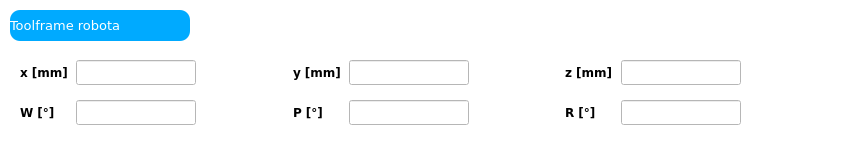
          <widget class="QWidget" name="widget_3" native="true">
           <property name="minimumSize">
            <size>
             <width>850</width>
             <height>100</height>
            </size>
           </property>
           <property name="maximumSize">
            <size>
             <width>900</width>
             <height>150</height>
            </size>
           </property>
           <property name="styleSheet">
            <string notr="true">background-color: rgb(255, 255, 255);</string>
           </property>
           <widget class="QWidget" name="horizontalLayoutWidget_9">
            <property name="geometry">
             <rect>
              <x>10</x>
              <y>50</y>
              <width>741</width>
              <height>45</height>
             </rect>
            </property>
            <layout class="QHBoxLayout" name="horizontalLayout_12">
             <property name="leftMargin">
              <number>10</number>
             </property>
             <property name="topMargin">
              <number>10</number>
             </property>
             <property name="rightMargin">
              <number>10</number>
             </property>
             <property name="bottomMargin">
              <number>10</number>
             </property>
             <item>
              <widget class="QLabel" name="label_23">
               <property name="minimumSize">
                <size>
                 <width>50</width>
                 <height>25</height>
                </size>
               </property>
               <property name="maximumSize">
                <size>
                 <width>80</width>
                 <height>35</height>
                </size>
               </property>
               <property name="font">
                <font>
                 <family>Verdana</family>
                 <bold>true</bold>
                </font>
               </property>
               <property name="styleSheet">
                <string notr="true"/>
               </property>
               <property name="text">
                <string>x [mm]</string>
               </property>
              </widget>
             </item>
             <item>
              <widget class="QLineEdit" name="lineEdit_7">
               <property name="minimumSize">
                <size>
                 <width>120</width>
                 <height>25</height>
                </size>
               </property>
               <property name="maximumSize">
                <size>
                 <width>150</width>
                 <height>35</height>
                </size>
               </property>
              </widget>
             </item>
             <item>
              <spacer name="horizontalSpacer_6">
               <property name="orientation">
                <enum>Qt::Orientation::Horizontal</enum>
               </property>
               <property name="sizeHint" stdset="0">
                <size>
                 <width>40</width>
                 <height>20</height>
                </size>
               </property>
              </spacer>
             </item>
             <item>
              <widget class="QLabel" name="label_24">
               <property name="minimumSize">
                <size>
                 <width>50</width>
                 <height>25</height>
                </size>
               </property>
               <property name="maximumSize">
                <size>
                 <width>80</width>
                 <height>35</height>
                </size>
               </property>
               <property name="font">
                <font>
                 <family>Verdana</family>
                 <bold>true</bold>
                </font>
               </property>
               <property name="styleSheet">
                <string notr="true"/>
               </property>
               <property name="text">
                <string>y [mm]</string>
               </property>
              </widget>
             </item>
             <item>
              <widget class="QLineEdit" name="lineEdit_8">
               <property name="minimumSize">
                <size>
                 <width>120</width>
                 <height>25</height>
                </size>
               </property>
               <property name="maximumSize">
                <size>
                 <width>150</width>
                 <height>35</height>
                </size>
               </property>
              </widget>
             </item>
             <item>
              <spacer name="horizontalSpacer_7">
               <property name="orientation">
                <enum>Qt::Orientation::Horizontal</enum>
               </property>
               <property name="sizeHint" stdset="0">
                <size>
                 <width>40</width>
                 <height>20</height>
                </size>
               </property>
              </spacer>
             </item>
             <item>
              <widget class="QLabel" name="label_25">
               <property name="minimumSize">
                <size>
                 <width>50</width>
                 <height>25</height>
                </size>
               </property>
               <property name="maximumSize">
                <size>
                 <width>80</width>
                 <height>35</height>
                </size>
               </property>
               <property name="font">
                <font>
                 <family>Verdana</family>
                 <bold>true</bold>
                </font>
               </property>
               <property name="styleSheet">
                <string notr="true"/>
               </property>
               <property name="text">
                <string>z [mm]</string>
               </property>
              </widget>
             </item>
             <item>
              <widget class="QLineEdit" name="lineEdit_9">
               <property name="minimumSize">
                <size>
                 <width>120</width>
                 <height>25</height>
                </size>
               </property>
               <property name="maximumSize">
                <size>
                 <width>150</width>
                 <height>35</height>
                </size>
               </property>
              </widget>
             </item>
            </layout>
           </widget>
           <widget class="QLabel" name="label_26">
            <property name="geometry">
             <rect>
              <x>10</x>
              <y>10</y>
              <width>180</width>
              <height>31</height>
             </rect>
            </property>
            <property name="minimumSize">
             <size>
              <width>150</width>
              <height>25</height>
             </size>
            </property>
            <property name="maximumSize">
             <size>
              <width>180</width>
              <height>35</height>
             </size>
            </property>
            <property name="font">
             <font>
              <family>Verdana</family>
              <pointsize>10</pointsize>
             </font>
            </property>
            <property name="styleSheet">
             <string notr="true">background-color: rgb(0, 170, 255);
color: rgb(255, 255, 255);
border-radius: 10px;</string>
            </property>
            <property name="text">
             <string>Toolframe robota</string>
            </property>
           </widget>
           <widget class="QWidget" name="horizontalLayoutWidget_10">
            <property name="geometry">
             <rect>
              <x>10</x>
              <y>90</y>
              <width>741</width>
              <height>45</height>
             </rect>
            </property>
            <layout class="QHBoxLayout" name="horizontalLayout_13">
             <property name="leftMargin">
              <number>10</number>
             </property>
             <property name="topMargin">
              <number>10</number>
             </property>
             <property name="rightMargin">
              <number>10</number>
             </property>
             <property name="bottomMargin">
              <number>10</number>
             </property>
             <item>
              <widget class="QLabel" name="label_27">
               <property name="minimumSize">
                <size>
                 <width>50</width>
                 <height>25</height>
                </size>
               </property>
               <property name="maximumSize">
                <size>
                 <width>80</width>
                 <height>35</height>
                </size>
               </property>
               <property name="font">
                <font>
                 <family>Verdana</family>
                 <bold>true</bold>
                </font>
               </property>
               <property name="styleSheet">
                <string notr="true"/>
               </property>
               <property name="text">
                <string>W [°]</string>
               </property>
              </widget>
             </item>
             <item>
              <widget class="QLineEdit" name="lineEdit_10">
               <property name="minimumSize">
                <size>
                 <width>120</width>
                 <height>25</height>
                </size>
               </property>
               <property name="maximumSize">
                <size>
                 <width>150</width>
                 <height>35</height>
                </size>
               </property>
              </widget>
             </item>
             <item>
              <spacer name="horizontalSpacer_8">
               <property name="orientation">
                <enum>Qt::Orientation::Horizontal</enum>
               </property>
               <property name="sizeHint" stdset="0">
                <size>
                 <width>40</width>
                 <height>20</height>
                </size>
               </property>
              </spacer>
             </item>
             <item>
              <widget class="QLabel" name="label_28">
               <property name="minimumSize">
                <size>
                 <width>50</width>
                 <height>25</height>
                </size>
               </property>
               <property name="maximumSize">
                <size>
                 <width>80</width>
                 <height>35</height>
                </size>
               </property>
               <property name="font">
                <font>
                 <family>Verdana</family>
                 <bold>true</bold>
                </font>
               </property>
               <property name="styleSheet">
                <string notr="true"/>
               </property>
               <property name="text">
                <string>P [°]</string>
               </property>
              </widget>
             </item>
             <item>
              <widget class="QLineEdit" name="lineEdit_11">
               <property name="minimumSize">
                <size>
                 <width>120</width>
                 <height>25</height>
                </size>
               </property>
               <property name="maximumSize">
                <size>
                 <width>150</width>
                 <height>35</height>
                </size>
               </property>
              </widget>
             </item>
             <item>
              <spacer name="horizontalSpacer_9">
               <property name="orientation">
                <enum>Qt::Orientation::Horizontal</enum>
               </property>
               <property name="sizeHint" stdset="0">
                <size>
                 <width>40</width>
                 <height>20</height>
                </size>
               </property>
              </spacer>
             </item>
             <item>
              <widget class="QLabel" name="label_29">
               <property name="minimumSize">
                <size>
                 <width>50</width>
                 <height>25</height>
                </size>
               </property>
               <property name="maximumSize">
                <size>
                 <width>80</width>
                 <height>35</height>
                </size>
               </property>
               <property name="font">
                <font>
                 <family>Verdana</family>
                 <bold>true</bold>
                </font>
               </property>
               <property name="styleSheet">
                <string notr="true"/>
               </property>
               <property name="text">
                <string>R [°]</string>
               </property>
              </widget>
             </item>
             <item>
              <widget class="QLineEdit" name="lineEdit_12">
               <property name="minimumSize">
                <size>
                 <width>120</width>
                 <height>25</height>
                </size>
               </property>
               <property name="maximumSize">
                <size>
                 <width>150</width>
                 <height>35</height>
                </size>
               </property>
              </widget>
             </item>
            </layout>
           </widget>
          </widget>
